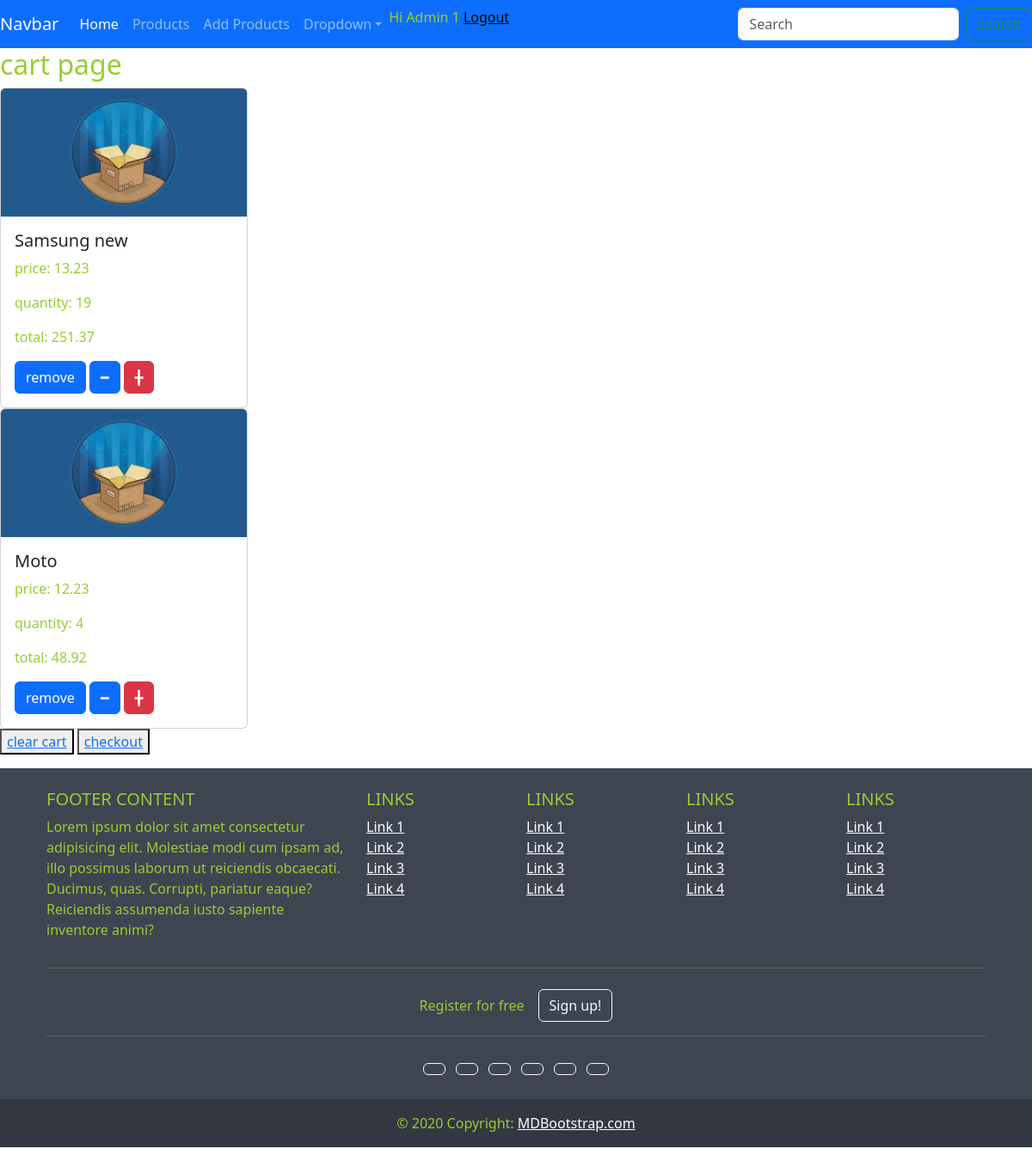
The page /cart/cart/ (signed in) on the database as committed earlier.
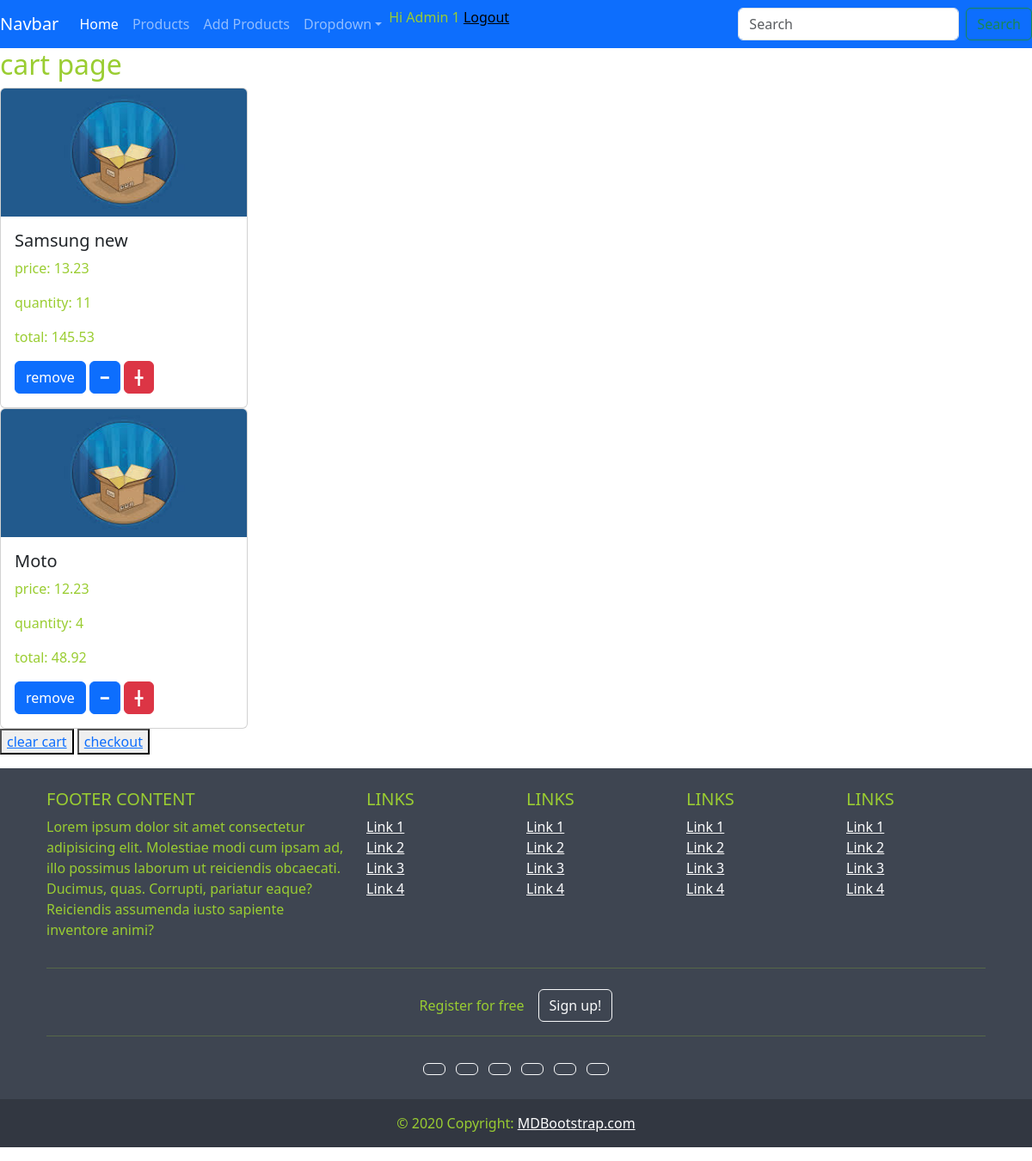
The same page on the database as committed later.
### cart/models.py (models this page shows, shortened)
class Cart(models.Model):
    quantity = models.IntegerField(default=1)
    user = models.ForeignKey(Customer, on_delete=models.CASCADE)
    product = models.ForeignKey(Product, on_delete=models.CASCADE)
    added_datetime = models.DateTimeField(auto_now_add=True)
    class Meta:
        unique_together=(('user','product'))

### product/models.py (models this page shows, shortened)
class Product(models.Model):
    name =  models.CharField(max_length=100)
    price = models.DecimalField(decimal_places=2,max_digits=10)
    brand = models.ForeignKey(Brand,on_delete=models.CASCADE,null=True)
    size = models.DecimalField(decimal_places=2,max_digits=4)
    description = models.CharField(max_length=500)
    color = models.CharField(max_length=20)
    image = models.ImageField(upload_to='images/product_image',default='images/product_image/p1.jpeg')
    category = models.ManyToManyField(Category)
    weight = models.DecimalField(decimal_places=2,max_digits=4)
    created_at = models.DateTimeField(auto_now_add=True)
    updated_at = models.DateTimeField(auto_now=True)
    quantity = models.IntegerField(default=0)

### cart/views.py (the view)
# urls.py: path('cart/',views.cart,name='cart'),
def cart(request):
    customer_object = Customer.objects.select_related('user').get(user=request.user)
    cart = Cart.objects.filter(user=customer_object)
    context={
        'cart':cart
        }
    return render(request,'cart/cart.html',context)

### cart/templatetags/total.py (called while the page is built)
@register.filter()
def total(price,quantity):
    return price*quantity

### cart/templates/cart/cart.html (shortened to what this page needs)
{% extends 'base.html' %}
{% load total %}
{% block content %}
<h2>cart page</h2>
{% if cart %}
{% for item in cart %}
<div class="card" style="width: 18rem;">
    <img src="{{ item.product.image.url }}" class="card-img-top" alt="...">
    <div class="card-body">
        <h5 class="card-title">{{ item.product.name }}</h5>
        <p class="card-text">price: {{ item.product.price }}</p>
        <p class="card-text">quantity: {{ item.quantity }}</p>
        <p class="card-text">total: {{ item.product.price|total:item.quantity }}</p>
        <a href="{% url 'remove-from-cart' item.product.id %}" class
        ="btn btn-primary">remove</a>
        <a class ="btn btn-primary" href="{% url 'decrease-quantity' item.product.id %}">&#9473;</a>
        <a class="btn btn-danger"href="{% url 'increase-quantity' item.product.id %}">&#9547;</a>
        </div>
    </div>
{% endfor %}
<button>
    <a href="{% url 'clear-cart' %}">clear cart</a>
</button>
<button>
    <a href="{% url 'checkout' %}">checkout</a>
</button>
{% else %}
<p>your cart is empty</p>
{% endif %}
{% endblock %}

### templates/base.html (shortened to what this page needs)
{% load static %}
<!DOCTYPE html>
<html lang="en">
<head>
    <link rel="stylesheet" href="{% static 'css/style.css' %}">
    <link href="https://cdn.jsdelivr.net/npm/bootstrap@5.3.3/dist/css/bootstrap.min.css" rel="stylesheet">
</head>
<body>
    <nav>
<nav
    class="navbar navbar-expand-sm navbar-dark bg-primary"
>
    <a class="navbar-brand" href="#">Navbar</a>
    <div class="collapse navbar-collapse" id="collapsibleNavId">
        <ul class="navbar-nav me-auto mt-2 mt-lg-0">
            <li class="nav-item">
                <a class="nav-link active" href="/" aria-current="page"
                    >Home <span class="visually-hidden">(current)</span></a
                >
            </li>
            <li class="nav-item">
                <a class="nav-link" href="{% url 'show-product' %}">Products</a>
            </li> <li class="nav-item">
                <a class="nav-link" href="{% url 'add-product' %}">Add Products</a>
            </li>
            <li class="nav-item dropdown">
                <a
                    class="nav-link dropdown-toggle"
                    href="#"
                    id="dropdownId"
                    data-bs-toggle="dropdown"
                    aria-haspopup="true"
                    aria-expanded="false"
                    >Dropdown</a
                >
            </li>
            <li>
                {%if request.user.is_authenticated %}
  			            <span>Hi {{ request.user.username | title }} {{ request.session.user_type}}</span>
  			            <a href="{% url 'logout' %}" style="color: black;">Logout</a>
  		        {%else%}
  			            <a href="{% url 'login' 'login' %}" style="color: black;">Login/</a>
  			            <a href="{% url 'register' 'register' %}" style="color: black;">Register</a>
  		        {%endif%}
            </li>
        </ul>
        <form class="d-flex my-2 my-lg-0">
            <input
                class="form-control me-sm-2"
                type="text"
                placeholder="Search"
            />
            <button class="btn btn-outline-success my-2 my-sm-0" type="submit">
            </button>
        </form>
    </div>
</nav>
    </nav>
    <main>
{% block content %}
{% endblock %}
    </main>
    <div class="container-fluied my1 mt-auto py-3">
        <footer
                class="text-center text-lg-start text-white"
                style="background-color: #3e4551"
                >
          <div class="container p-4 pb-0">
            <section class="">
              <div class="row">
                <div class="col-lg-4 col-md-6 mb-4 mb-md-0">
                  <h5 class="text-uppercase">FOOTER CONTENT</h5>
                  <p>
                    Lorem ipsum dolor sit amet consectetur adipisicing elit.
                    Molestiae modi cum ipsam ad, illo possimus laborum ut
                    reiciendis obcaecati. Ducimus, quas. Corrupti, pariatur eaque?
                    Reiciendis assumenda iusto sapiente inventore animi?
                  </p>
                </div>
                <div class="col-lg-2 col-md-6 mb-4 mb-md-0">
                  <h5 class="text-uppercase">Links</h5>
                  <ul class="list-unstyled mb-0">
                    <li>
                      <a href="#!" class="text-white">Link 1</a>
                    </li>
                    <li>
                      <a href="#!" class="text-white">Link 2</a>
                    </li>
                    <li>
                      <a href="#!" class="text-white">Link 3</a>
                    </li>
                    <li>
                      <a href="#!" class="text-white">Link 4</a>
                    </li>
                  </ul>
                </div>
                <div class="col-lg-2 col-md-6 mb-4 mb-md-0">
                  <h5 class="text-uppercase">Links</h5>
                  <ul class="list-unstyled mb-0">
                    <li>
                      <a href="#!" class="text-white">Link 1</a>
                    </li>
                    <li>
                      <a href="#!" class="text-white">Link 2</a>
                    </li>
                    <li>
                      <a href="#!" class="text-white">Link 3</a>
                    </li>
                    <li>
                      <a href="#!" class="text-white">Link 4</a>
                    </li>
                  </ul>
                </div>
                <div class="col-lg-2 col-md-6 mb-4 mb-md-0">
                  <h5 class="text-uppercase">Links</h5>
                  <ul class="list-unstyled mb-0">
                    <li>
                      <a href="#!" class="text-white">Link 1</a>
                    </li>
                    <li>
                      <a href="#!" class="text-white">Link 2</a>
                    </li>
                    <li>
                      <a href="#!" class="text-white">Link 3</a>
                    </li>
                    <li>
                      <a href="#!" class="text-white">Link 4</a>
                    </li>
                  </ul>
                </div>
                <div class="col-lg-2 col-md-6 mb-4 mb-md-0">
                  <h5 class="text-uppercase">Links</h5>
                  <ul class="list-unstyled mb-0">
                    <li>
                      <a href="#!" class="text-white">Link 1</a>
                    </li>
                    <li>
                      <a href="#!" class="text-white">Link 2</a>
                    </li>
                    <li>
                      <a href="#!" class="text-white">Link 3</a>
                    </li>
                    <li>
                      <a href="#!" class="text-white">Link 4</a>
                    </li>
                  </ul>
                </div>
              </div>
            </section>
            <hr class="mb-4" />
            <section class="">
              <p class="d-flex justify-content-center align-items-center">
                <span class="me-3">Register for free</span>
                <button type="button" class="btn btn-outline-light btn-rounded">
                  Sign up!
                </button>
              </p>
            </section>
            <hr class="mb-4" />
            <section class="mb-4 text-center">
              <a
                 class="btn btn-outline-light btn-floating m-1"
                 href="#!"
                 role="button"
                 ></a>
              <a
                 class="btn btn-outline-light btn-floating m-1"
                 href="#!"
                 role="button"
                 ></a>
              <a
                 class="btn btn-outline-light btn-floating m-1"
                 href="#!"
                 role="button"
                 ></a>
              <a
                 class="btn btn-outline-light btn-floating m-1"
                 href="#!"
                 role="button"
                 ></a>
              <a
                 class="btn btn-outline-light btn-floating m-1"
                 href="#!"
                 role="button"
                 ></a>
              <a
                 class="btn btn-outline-light btn-floating m-1"
                 href="#!"
                 role="button"
                 ></a>
            </section>
          </div>
          <div
               class="text-center p-3"
               style="background-color: rgba(0, 0, 0, 0.2)"
               >
            © 2020 Copyright:
            <a class="text-white" href="https://mdbootstrap.com/"
               >MDBootstrap.com</a
              >
          </div>
        </footer>
      </div>
</body>
</html>

### static/css/style.css (style rules this page uses)
* { color:yellowgreen; }

Rows that differ between the two databases and show on the page:
changed Cart "Samsung new": quantity "19" → "11"; product.price|total "251.37" → "145.53"
